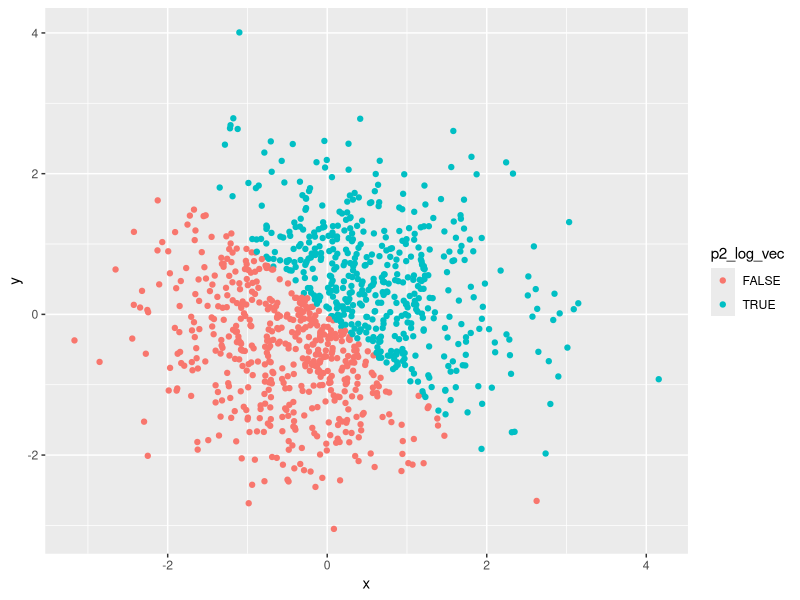
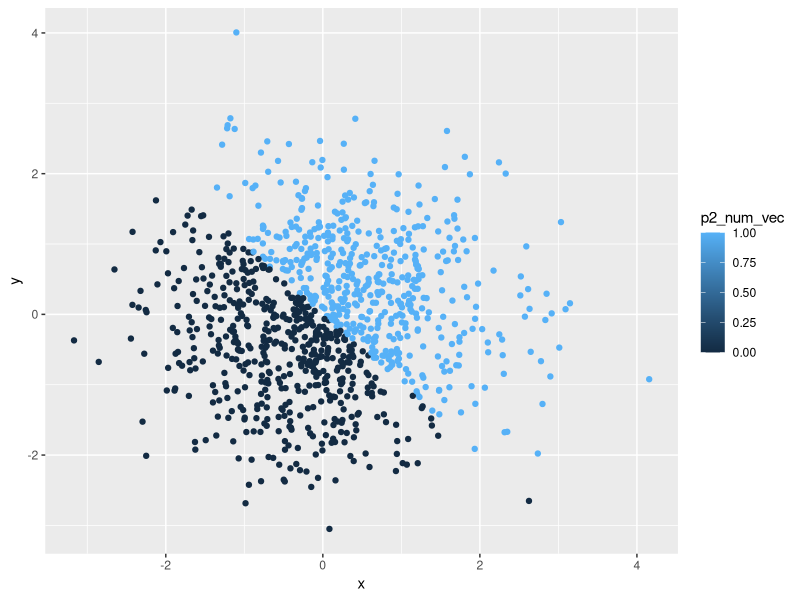
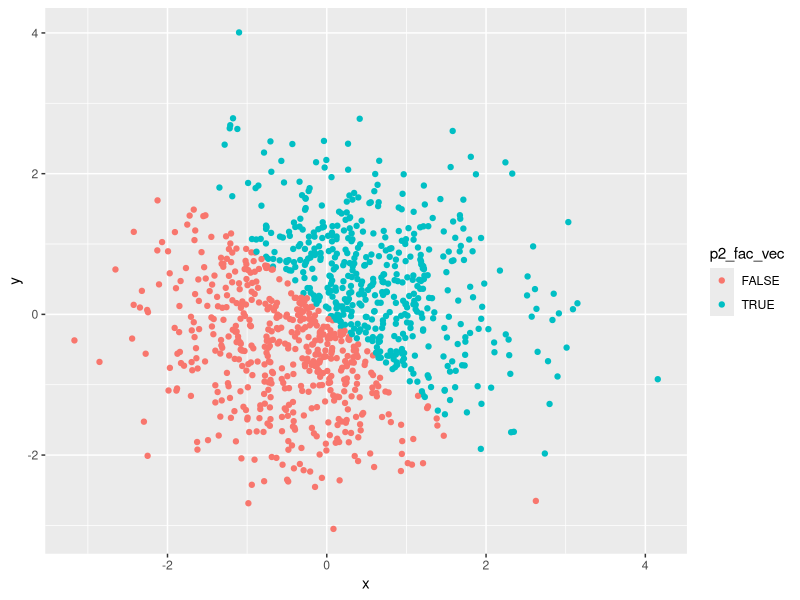
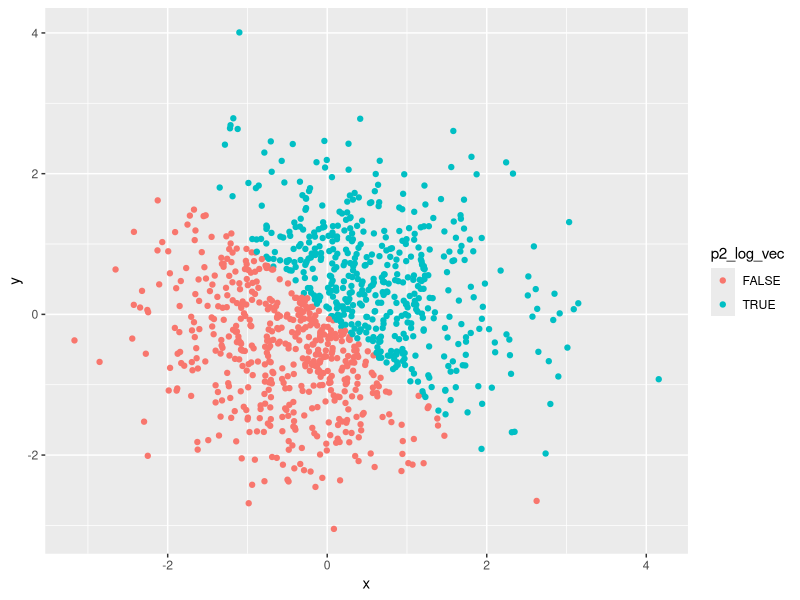

Write R code to recreate these figures, in order.
## ---- chunk 1
##load tidyverse 
library(tidyverse)
## ---- chunk 2
##set seed for reproducibility's sake
set.seed(12)

##create dataframe with appropriate variables for problem 1
prob1_df = tibble(
  p1_random_samp = runif(10, min = 0, max = 5),
  p1_log_vec = p1_random_samp > 2,
  p1_char_vec = c('a','b','c','d','e','f','g','h','i','j'),
  p1_fac_vec = factor(p1_char_vec)
)

##try to take mean of each variable in dataframe prob1_df
mean(prob1_df$p1_random_samp)
mean(prob1_df$p1_log_vec)
mean(prob1_df$p1_char_vec)
mean(prob1_df$p1_fac_vec)
## ---- chunk 3
##convert logical, character, and factor variables to numeric
as.numeric(prob1_df$p1_log_vec)
as.numeric(prob1_df$p1_char_vec)
as.numeric(prob1_df$p1_fac_vec)
## ---- chunk 4
##convert character to factor to numeric
as.numeric(as.factor(prob1_df$p1_char_vec))
##convert factor to character to numeric
as.numeric((as.character(prob1_df$p1_fac_vec)))
## ---- chunk 5
##set seed for reproducibility's sake
set.seed(903)

##create dataframe with appropriate variables for problem 2
prob2_df = tibble(
  x = rnorm(1000),
  y = rnorm(1000),
  p2_log_vec = x + y > 0,
  p2_num_vec = as.numeric(p2_log_vec),
  p2_fac_vec = as.factor(p2_log_vec)
)
## ---- chunk 6
##scatter plot of y vs. x with color based on logical vector
ggplot(prob2_df, aes(x = x, y = y, color = p2_log_vec)) + geom_point()
ggsave("p8105_hw1_tm2680_plot.png")
## ---- chunk 7
##scatter plot of y vs. x with color based on numerical vector
ggplot(prob2_df, aes(x = x, y = y, color = p2_num_vec)) + geom_point()
## ---- chunk 8
##scatter plot of y vs. x with color based on factor vector
ggplot(prob2_df, aes(x = x, y = y, color = p2_fac_vec)) + geom_point()
